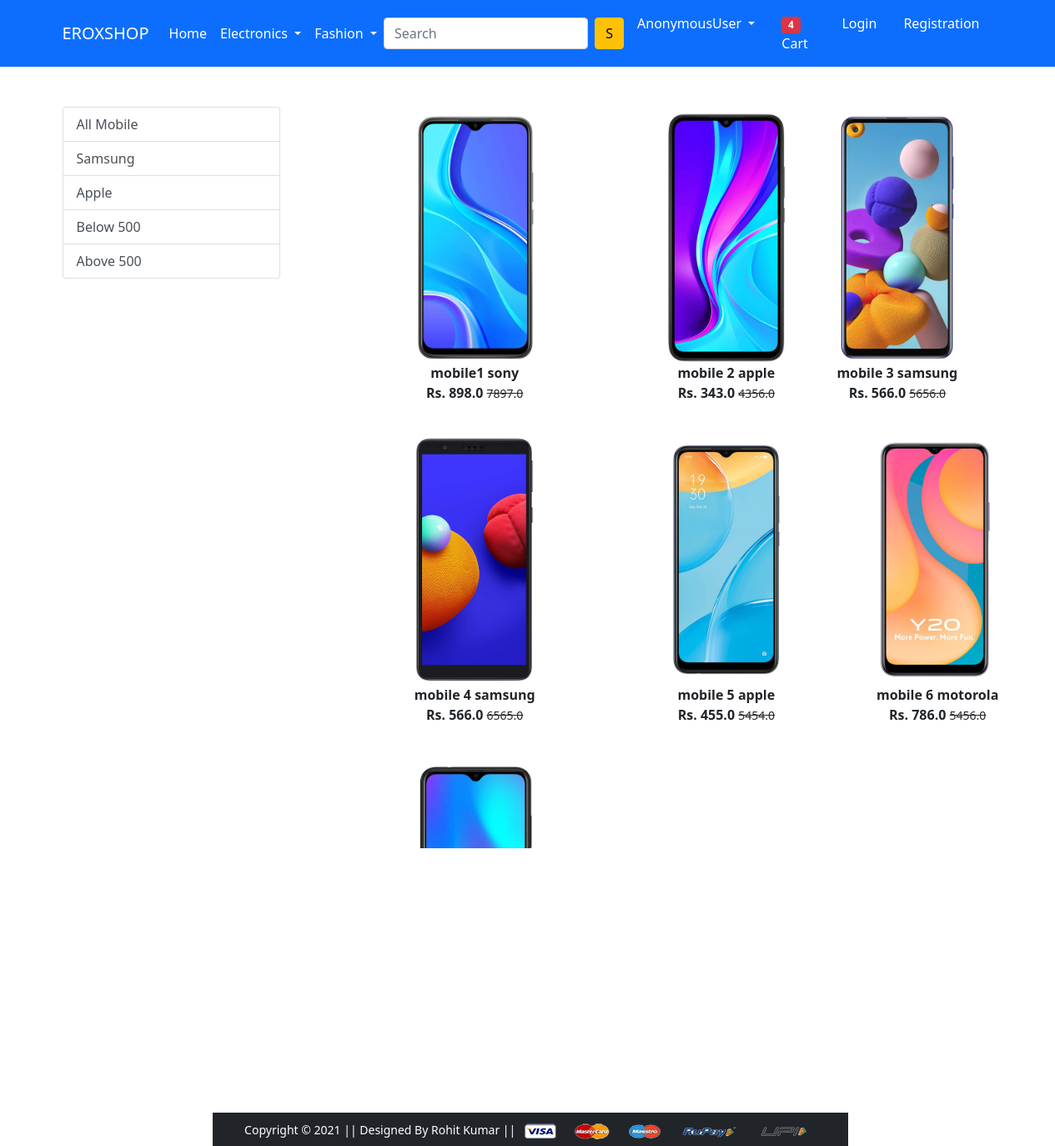
/mobile/, run on the app's committed database.
### app/models.py (models this page shows, shortened)
class Product(models.Model):
    title=models.CharField(max_length=100)
    selling_price=models.FloatField()
    discounted_price=models.FloatField()
    description=models.TextField()
    brand=models.CharField(max_length=100)
    category=models.CharField(choices=CATEGORY_CHOICES,max_length=2)
    product_image=models.ImageField(upload_to='productimg')

### app/views.py (the view)
# urls.py: path('mobile/', views.mobile, name='mobile'),
def mobile(request,data=None):
    if data == None:
        product=Product.objects.filter(category='M')
    elif data=='Samsung':
        product=Product.objects.filter(category='M').filter(brand='samsung')
    elif data=='Apple':
        product=Product.objects.filter(category='M').filter(brand='apple')
    elif data=='Above':
        product=Product.objects.filter(category='M').filter(discounted_price__gt=500)
    elif data=='Below':
        product=Product.objects.filter(category='M').filter(discounted_price__lt=500)
    return render(request, 'app/mobile.html',{'product':product})

### app/templates/app/mobile.html (shortened to what this page needs)
{% extends 'app/base.html' %}
{% load static %}
{% block main-content %}
<div class="container my-5">
 <div class="row">
  <div class="col-sm-3">
    <div class="list-group">
        <a href="{% url 'mobile' %}" class="list-group-item list-group-item-action" aria-current="true">All Mobile</a>
        <a href="{% url 'mobiledata' 'Samsung' %}" class="list-group-item list-group-item-action" aria-current="true">Samsung</a>
        <a href="{% url 'mobiledata' 'Apple' %}" class="list-group-item list-group-item-action">Apple</a>
        <a href="{% url 'mobiledata' 'Below' %}" class="list-group-item list-group-item-action">Below 500</a>
        <a href="{% url 'mobiledata' 'Above' %}" class="list-group-item list-group-item-action">Above 500</a>
      </div>
  </div>
  <div class="col-sm-8 offset-sm-1">
    <div class="row">
    {% for pd in product%}
    <div class="col-sm-4 text-center mb-4">
        <a href="{% url 'product-detail' pd.id %}" class="btn">
        <div class="item">
        <img src="{{pd.product_image.url}}" alt="" height="300" class="">
        <div class="fw-bold">{{pd.title}} {{pd.brand}}</div>
        <div class="fw-bold">Rs. {{pd.discounted_price}} <small class="fw-light text-decoration-line-through">{{pd.selling_price}}</small></div>
        </div>
        </a>
    </div>
    {% endfor %}
  </div>
  </div>
 </div>
</div>
{% endblock main-content %}

### data on the page
Product: product_image (picture), title "mobile1", brand "sony", discounted_price "898.0", selling_price "7897.0"
Product: product_image (picture), title "mobile 2", brand "apple", discounted_price "343.0", selling_price "4356.0"
Product: product_image (picture), title "mobile 3", brand "samsung", discounted_price "566.0", selling_price "5656.0"
Product: product_image (picture), title "mobile 4", brand "samsung", discounted_price "566.0", selling_price "6565.0"
Product: product_image (picture), title "mobile 5", brand "apple", discounted_price "455.0", selling_price "5454.0"
Product: product_image (picture), title "mobile 6", brand "motorola", discounted_price "786.0", selling_price "5456.0"
Product: product_image (picture)

### other printed values
{{ request.user }} "AnonymousUser"
